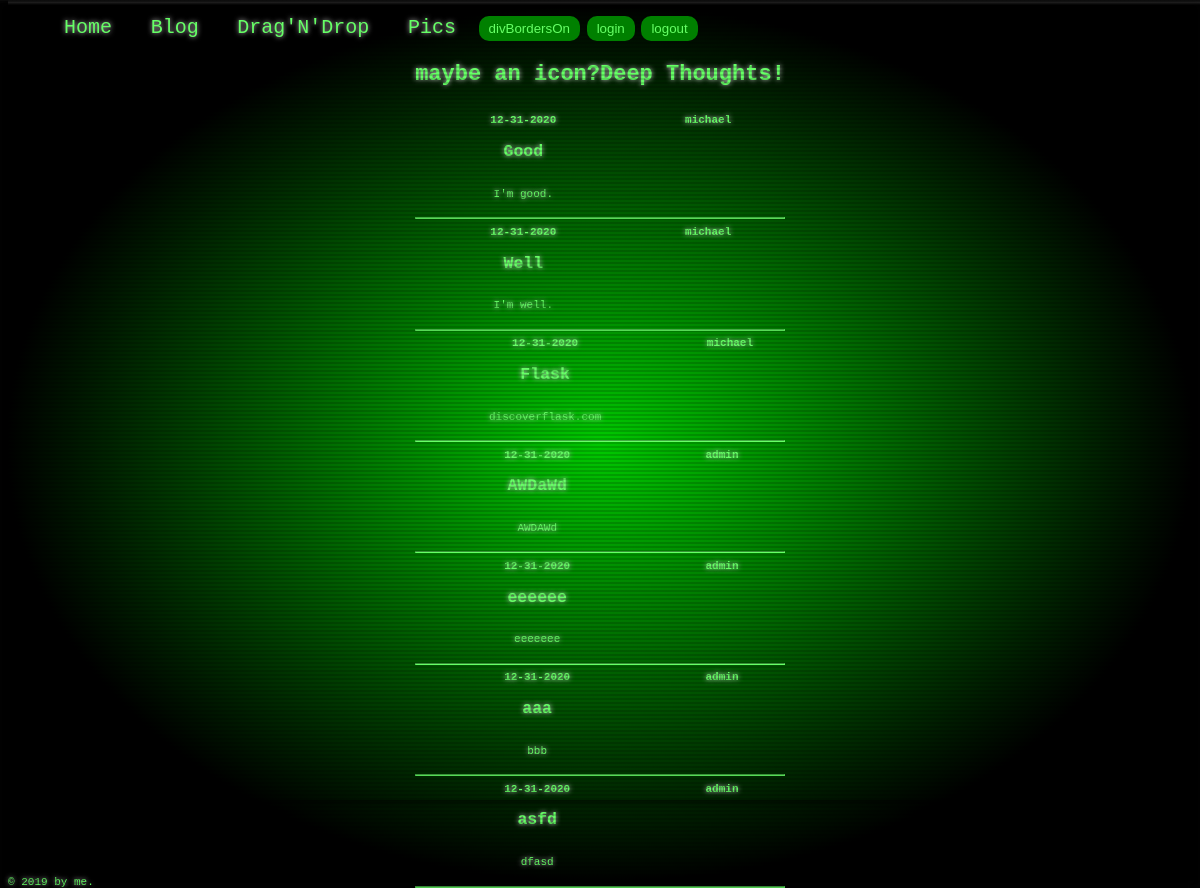
/blog, run on an earlier commit of the app's database.
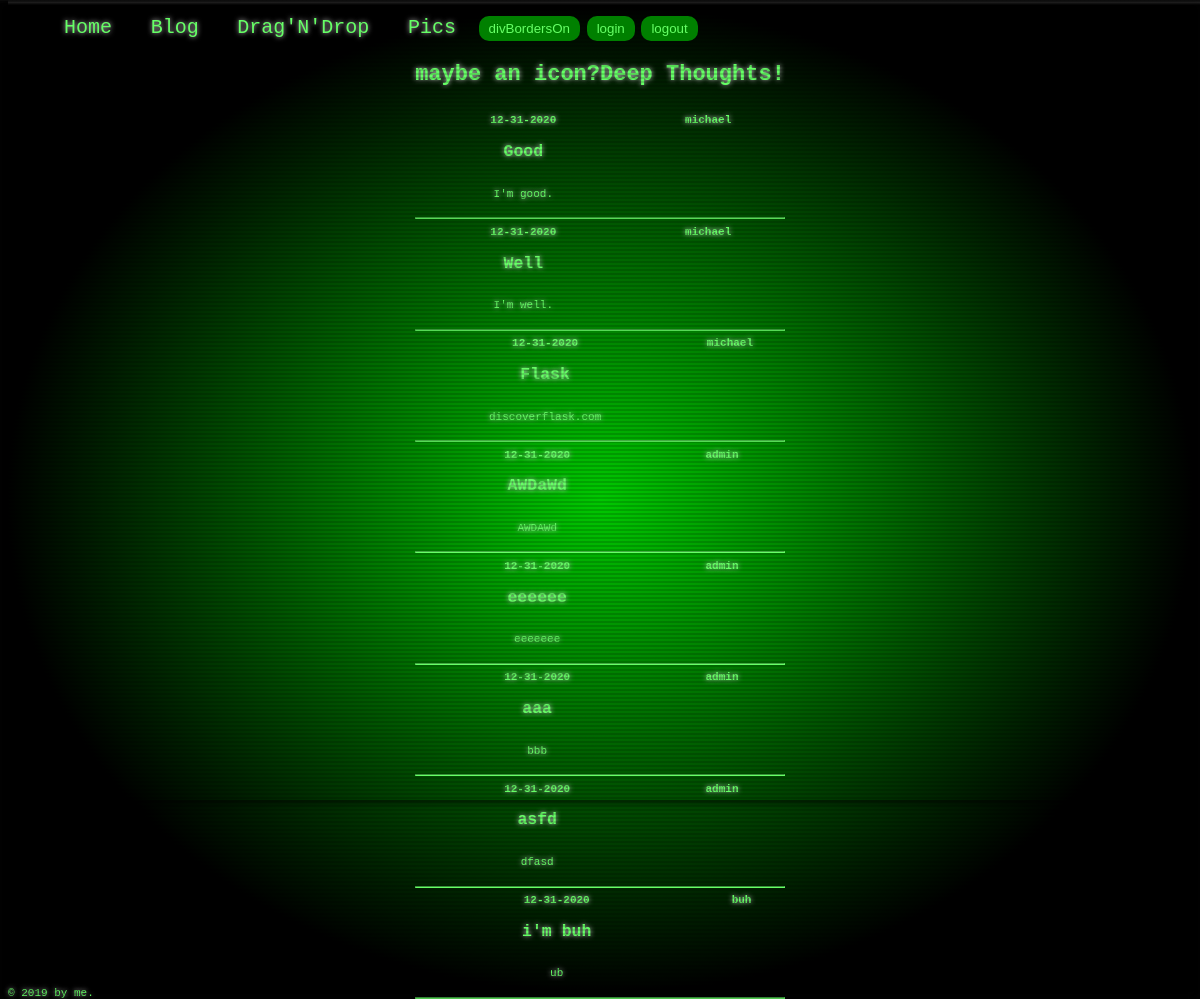
And on a later commit of the database.
### project/models.py (models this page shows, shortened)
class BlogPost(db.Model):
    __tablename__ = 'posts'
    id = db.Column(db.Integer, primary_key=True)
    title = db.Column(db.String, nullable=False)
    description = db.Column(db.String, nullable=False)
    author_id = db.Column(db.Integer, ForeignKey('users.id'))

class User(db.Model):
    __tablename__ = "users"
    id = db.Column(db.Integer, primary_key=True)
    name = db.Column(db.String, nullable=False)
    email = db.Column(db.String, nullable=False)
    password = db.Column(db.String, nullable=False)
    posts = relationship("BlogPost", backref="author")

### project/home/views.py (the view)
@home_blueprint.route('/blog')
def blog():
    posts = db.session.query(BlogPost).all()
    return render_template('blog.html', posts=posts)

### project/home/templates/blog.html (shortened to what this page needs)
{% extends "base.html" %}
{% block container %}
<div class='centering'>
<h1><span>maybe an icon?</span>Deep Thoughts!</h1>
<br>
{% for post in posts %}
<table class='tblog'>
    <tr><th>12-31-2020</th><th>{{ post.author.name }}</th></tr>
    <tr><td><h2> {{ post.title }}</h2></td></tr>
    <tr class='trBottom'><td><p> {{ post.description }}</p></td></tr>
</table>
<hr>
{% endfor %}
</div>
{% endblock %}

What changed in the data, as far as the page shows it:
added BlogPost: author.name "buh", title "i'm buh", description "ub"
